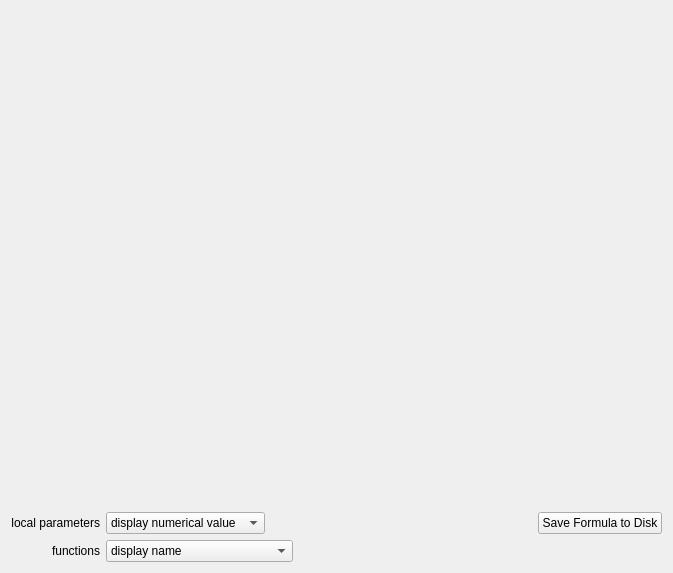
<ui version="4.0">
<comment> Begin CVS Header </comment>
<comment>   $Source: /fs/turing/cvs/copasi_dev/copasi/UI/CQDifferentialEquations.ui,v $ </comment>
<comment>   $Revision: 1.6.4.1 $ </comment>
<comment>   $Name: Build-33 $ </comment>
<comment>   $Author: shoops $ </comment>
<comment>   $Date: 2011/01/26 13:15:44 $ </comment>
<comment> End CVS Header </comment>

<comment> Copyright (C) 2010 by Pedro Mendes, Virginia Tech Intellectual </comment>
<comment> Properties, Inc., University of Heidelberg, and The University </comment>
<comment> of Manchester. </comment>
<comment> All rights reserved. </comment>

<comment> Copyright (C) 2008 by Pedro Mendes, Virginia Tech Intellectual </comment>
<comment> Properties, Inc., EML Research, gGmbH, University of Heidelberg, </comment>
<comment> and The University of Manchester. </comment>
<comment> All rights reserved. </comment>

 <comment> All rights reserved. </comment>
 <class>CQDifferentialEquations</class>
 <widget class="CopasiWidget" name="CQDifferentialEquations">
  <property name="geometry">
   <rect>
    <x>0</x>
    <y>0</y>
    <width>673</width>
    <height>573</height>
   </rect>
  </property>
  <property name="caption" stdset="0">
   <string>Form1</string>
  </property>
  <layout class="QVBoxLayout">
   <item>
    <widget class="Q3ScrollView" name="mpScrollView" native="true">
     <property name="sizePolicy">
      <sizepolicy hsizetype="Preferred" vsizetype="Minimum">
       <horstretch>0</horstretch>
       <verstretch>194</verstretch>
      </sizepolicy>
     </property>
    </widget>
   </item>
   <item>
    <layout class="QGridLayout">
     <item row="0" column="4">
      <widget class="QPushButton" name="mpSaveButton">
       <property name="text">
        <string>Save Formula to Disk</string>
       </property>
      </widget>
     </item>
     <item row="0" column="2" colspan="2">
      <spacer name="spacer1_2">
       <property name="orientation">
        <enum>Qt::Horizontal</enum>
       </property>
       <property name="sizeType">
        <enum>QSizePolicy::Expanding</enum>
       </property>
       <property name="sizeHint" stdset="0">
        <size>
         <width>242</width>
         <height>20</height>
        </size>
       </property>
      </spacer>
     </item>
     <item row="1" column="1" colspan="2">
      <widget class="QComboBox" name="comboBoxFunctions">
       <item>
        <property name="text">
         <string>display name</string>
        </property>
       </item>
       <item>
        <property name="text">
         <string>expand only kinetic functions</string>
        </property>
       </item>
       <item>
        <property name="text">
         <string>expand all functions</string>
        </property>
       </item>
      </widget>
     </item>
     <item row="0" column="1">
      <widget class="QComboBox" name="comboBoxParameters">
       <item>
        <property name="text">
         <string>display numerical value</string>
        </property>
       </item>
       <item>
        <property name="text">
         <string>display name</string>
        </property>
       </item>
      </widget>
     </item>
     <item row="0" column="0">
      <widget class="QLabel" name="textLabelParameters">
       <property name="text">
        <string>local parameters</string>
       </property>
       <property name="alignment">
        <set>Qt::AlignRight|Qt::AlignTrailing|Qt::AlignVCenter</set>
       </property>
       <property name="wordWrap">
        <bool>false</bool>
       </property>
      </widget>
     </item>
     <item row="1" column="3">
      <spacer name="spacer1">
       <property name="orientation">
        <enum>Qt::Horizontal</enum>
       </property>
       <property name="sizeType">
        <enum>QSizePolicy::Expanding</enum>
       </property>
       <property name="sizeHint" stdset="0">
        <size>
         <width>212</width>
         <height>20</height>
        </size>
       </property>
      </spacer>
     </item>
     <item row="1" column="0">
      <widget class="QLabel" name="textLabelFunctions">
       <property name="text">
        <string>functions</string>
       </property>
       <property name="alignment">
        <set>Qt::AlignRight|Qt::AlignTrailing|Qt::AlignVCenter</set>
       </property>
       <property name="wordWrap">
        <bool>false</bool>
       </property>
      </widget>
     </item>
    </layout>
   </item>
  </layout>
 </widget>
 <layoutdefault spacing="6" margin="11"/>
 <customwidgets>
  <customwidget>
   <class>CopasiWidget</class>
   <extends>QWidget</extends>
   <header>copasi/UI/copasiWidget.h</header>
   <container>1</container>
  </customwidget>
  <customwidget>
   <class>Q3ScrollView</class>
   <extends>QWidget</extends>
   <header>q3scrollview.h</header>
  </customwidget>
 </customwidgets>
 <includes>
  <include location="global">sstream</include>
  <include location="local">q3scrollview.h</include>
 </includes>
 <resources/>
 <connections>
  <connection>
   <sender>mpSaveButton</sender>
   <signal>clicked()</signal>
   <receiver>CQDifferentialEquations</receiver>
   <slot>slotSave()</slot>
   <hints>
    <hint type="sourcelabel">
     <x>20</x>
     <y>20</y>
    </hint>
    <hint type="destinationlabel">
     <x>20</x>
     <y>20</y>
    </hint>
   </hints>
  </connection>
  <connection>
   <sender>comboBoxParameters</sender>
   <signal>activated(int)</signal>
   <receiver>CQDifferentialEquations</receiver>
   <slot>slotUpdateWidget()</slot>
   <hints>
    <hint type="sourcelabel">
     <x>20</x>
     <y>20</y>
    </hint>
    <hint type="destinationlabel">
     <x>20</x>
     <y>20</y>
    </hint>
   </hints>
  </connection>
  <connection>
   <sender>comboBoxFunctions</sender>
   <signal>activated(int)</signal>
   <receiver>CQDifferentialEquations</receiver>
   <slot>slotUpdateWidget()</slot>
   <hints>
    <hint type="sourcelabel">
     <x>20</x>
     <y>20</y>
    </hint>
    <hint type="destinationlabel">
     <x>20</x>
     <y>20</y>
    </hint>
   </hints>
  </connection>
 </connections>
</ui>
